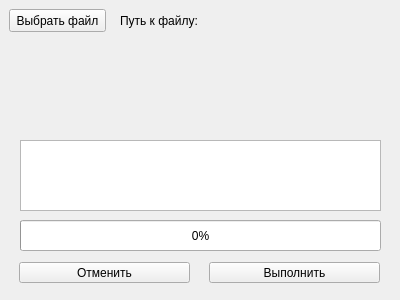
<?xml version="1.0" encoding="UTF-8"?>
<ui version="4.0">
 <class>MainWindow</class>
 <widget class="QMainWindow" name="MainWindow">
  <property name="geometry">
   <rect>
    <x>0</x>
    <y>0</y>
    <width>400</width>
    <height>300</height>
   </rect>
  </property>
  <property name="sizePolicy">
   <sizepolicy hsizetype="Preferred" vsizetype="Preferred">
    <horstretch>40</horstretch>
    <verstretch>0</verstretch>
   </sizepolicy>
  </property>
  <widget class="QWidget" name="centralWidget">
   <widget class="QPushButton" name="selectFileButton">
    <property name="geometry">
     <rect>
      <x>9</x>
      <y>9</y>
      <width>97</width>
      <height>23</height>
     </rect>
    </property>
    <property name="text">
     <string>Выбрать файл</string>
    </property>
   </widget>
   <widget class="QLabel" name="filePathLabel">
    <property name="geometry">
     <rect>
      <x>120</x>
      <y>10</y>
      <width>271</width>
      <height>21</height>
     </rect>
    </property>
    <property name="text">
     <string>Путь к файлу: </string>
    </property>
   </widget>
   <widget class="QTextEdit" name="statisticsTextEdit">
    <property name="enabled">
     <bool>true</bool>
    </property>
    <property name="geometry">
     <rect>
      <x>20</x>
      <y>140</y>
      <width>361</width>
      <height>71</height>
     </rect>
    </property>
    <property name="maximumSize">
     <size>
      <width>700</width>
      <height>396</height>
     </size>
    </property>
    <property name="readOnly">
     <bool>true</bool>
    </property>
   </widget>
   <widget class="QPushButton" name="encodeButton">
    <property name="geometry">
     <rect>
      <x>209</x>
      <y>262</y>
      <width>171</width>
      <height>21</height>
     </rect>
    </property>
    <property name="text">
     <string>Выполнить</string>
    </property>
   </widget>
   <widget class="QPushButton" name="cancelButton">
    <property name="geometry">
     <rect>
      <x>19</x>
      <y>262</y>
      <width>171</width>
      <height>21</height>
     </rect>
    </property>
    <property name="text">
     <string>Отменить</string>
    </property>
   </widget>
   <widget class="QProgressBar" name="progressBar">
    <property name="geometry">
     <rect>
      <x>20</x>
      <y>220</y>
      <width>361</width>
      <height>31</height>
     </rect>
    </property>
    <property name="minimum">
     <number>0</number>
    </property>
    <property name="maximum">
     <number>100</number>
    </property>
    <property name="value">
     <number>0</number>
    </property>
   </widget>
  </widget>
 </widget>
 <resources/>
 <connections/>
</ui>
